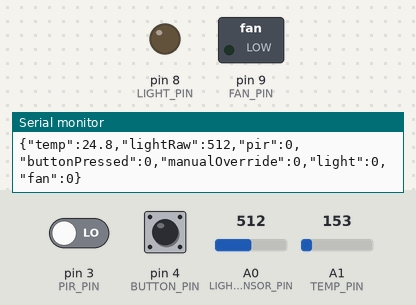
Bench run of a sketch on a simulated Arduino Uno, built with avr-gcc and run on an emulated ATmega328P. Parts: switched loads named in the sketch (green lamp = pin HIGH), output pins drawn as LEDs (lit = HIGH), the last lines printed to the serial monitor. Inputs (shaded band) come from the test bench; at power-on: A1 (TEMP_PIN) = 153, A0 (LIGHT_SENSOR_PIN) = 512, pin 3 (PIR_PIN) LOW, pin 4 (BUTTON_PIN) HIGH.

Above: at 1.2 s.
1.3 s: A1 (TEMP_PIN) set to 180
At 2.2 s:
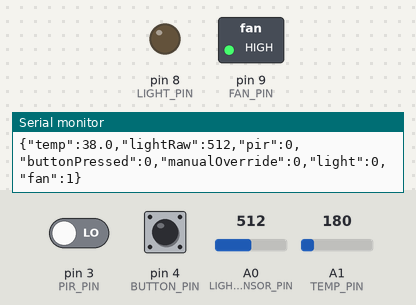
2.8 s: A0 (LIGHT_SENSOR_PIN) set to 312
4.3 s: A0 (LIGHT_SENSOR_PIN) set to 286
At 5.5 s:
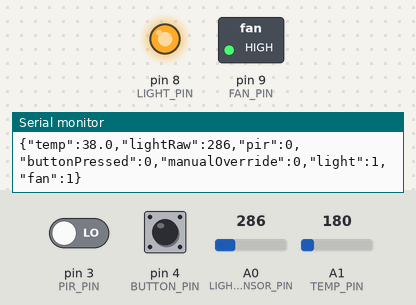
5.8 s: A1 (TEMP_PIN) set to 133
At 6.7 s:
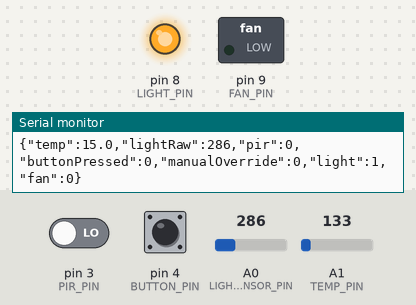
7.3 s: A1 (TEMP_PIN) set to 165
At 7.6 s:
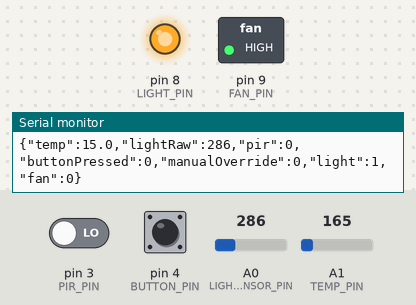
8.8 s: A1 (TEMP_PIN) set to 114
At 10.0 s:
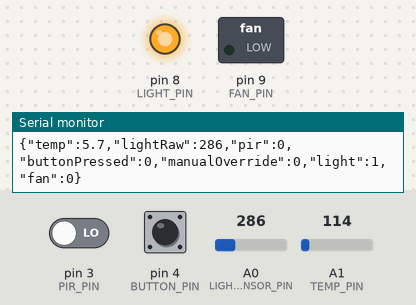
Timing chart, 0 to 11.3 s (numbered marks = the images above; inputs shaded):
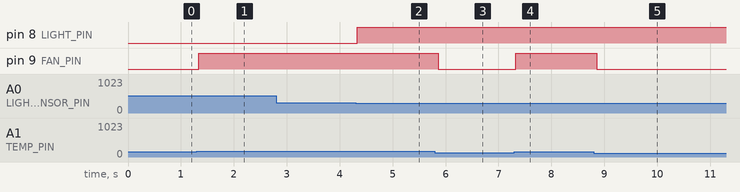

Measured:
- the behaviour switches between 163 and 164 on A1 (TEMP_PIN) (found by bisection; images 0 and 1)
- the behaviour switches between 300 and 299 on A0 (LIGHT_SENSOR_PIN) (found by bisection; images 1 and 2)
- after the input at 1.3 s, pin 9 (FAN_PIN): LOW → HIGH at once
- after the input at 4.3 s, pin 8 (LIGHT_PIN): LOW → HIGH at once
- after the input at 5.8 s, pin 9 (FAN_PIN): HIGH → LOW after 0.06 s
- after the input at 7.3 s, pin 9 (FAN_PIN): LOW → HIGH at once
- after the input at 8.8 s, pin 9 (FAN_PIN): HIGH → LOW after 0.06 s

The sketch:

smart_bms.ino
```cpp
// Smart Home (TinkerCAD) - Final code matching your wiring
// Sensors:
//  - Ambient light phototransistor (collector -> A0, emitter -> GND, collector also -> 10k -> 5V)
//  - TMP36 (middle -> A1, left -> 5V, right -> GND)
//  - PIR OUT -> D3
//  - Pushbutton -> D4 (other side to GND) using INPUT_PULLUP
// Actuators:
//  - Light indicator LED -> D8 (220Ω -> GND)
//  - Fan indicator LED -> D9 (220Ω -> GND)

const int LIGHT_SENSOR_PIN = A0;   // phototransistor collector node
const int TEMP_PIN         = A1;   // TMP36 middle pin
const int PIR_PIN          = 3;    // PIR output
const int BUTTON_PIN       = 4;    // pushbutton (to GND, use INPUT_PULLUP)

const int LIGHT_PIN        = 8;    // Light indicator LED (or relay input if you change later)
const int FAN_PIN          = 9;    // Fan indicator LED

// Button debounce
unsigned long lastDebounceTime = 0;
const unsigned long debounceDelay = 50;
int lastButtonReading = HIGH; // because using INPUT_PULLUP

// Manual override state
bool manualOverride = false;
bool lightState = false; // current light ON/OFF state

unsigned long lastSend = 0;

void setup() {
  Serial.begin(9600);

  pinMode(PIR_PIN, INPUT);
  pinMode(BUTTON_PIN, INPUT_PULLUP); // button to GND

  pinMode(LIGHT_PIN, OUTPUT);
  pinMode(FAN_PIN, OUTPUT);

  digitalWrite(LIGHT_PIN, LOW);
  digitalWrite(FAN_PIN, LOW);
}

void loop() {
  // ---- Read sensors ----
  int lightRaw = analogRead(LIGHT_SENSOR_PIN); // 0..1023 (value varies with light)
  int tempRaw  = analogRead(TEMP_PIN);
  int pirVal   = digitalRead(PIR_PIN);

  // TMP36 conversion: Vout = (tempRaw * 5.0 / 1023); TempC = (Vout - 0.5)*100
  float voltage = tempRaw * (5.0 / 1023.0);
  float temperatureC = (voltage - 0.5) * 100.0;

  // ---- Handle pushbutton (toggle manual override) ----
  int reading = digitalRead(BUTTON_PIN); // HIGH when not pressed, LOW when pressed

  if (reading != lastButtonReading) {
    lastDebounceTime = millis();
  }

  if ((millis() - lastDebounceTime) > debounceDelay) {
    // stable reading
    static int lastStable = HIGH;
    if (reading != lastStable) {
      lastStable = reading;
      if (reading == LOW) { // pressed (because wired to GND)
        // toggle manual override; if entering manual mode, toggle the light state
        manualOverride = !manualOverride;
        if (manualOverride) {
          lightState = !lightState; // flip light when entering manual override
        } else {
          // leaving manual override -> let auto mode decide next loop
        }
      }
    }
  }
  lastButtonReading = reading;

  // ---- Automatic control (only if not in manual override) ----
  if (!manualOverride) {
    // Example logic:
    // - Turn light ON when ambient is low (dark) OR motion detected by PIR
    // - Threshold may need tuning; test in simulator and adjust (e.g., 300)
    if (lightRaw < 300 || pirVal == HIGH) {
      lightState = true;
    } else {
      lightState = false;
    }
  }

  // ---- Fan control by temperature ----
  bool fanState = (temperatureC > 30.0); // change threshold if needed

  // ---- Apply outputs ----
  digitalWrite(LIGHT_PIN, lightState ? HIGH : LOW);
  digitalWrite(FAN_PIN, fanState ? HIGH : LOW);

  // ---- Send status JSON every 1 second ----
  if (millis() - lastSend >= 1000) {
    Serial.print("{\"temp\":");
    Serial.print(temperatureC, 1);
    Serial.print(",\"lightRaw\":");
    Serial.print(lightRaw);
    Serial.print(",\"pir\":");
    Serial.print(pirVal == HIGH ? 1 : 0);
    Serial.print(",\"buttonPressed\":");
    Serial.print(reading == LOW ? 1 : 0);
    Serial.print(",\"manualOverride\":");
    Serial.print(manualOverride ? 1 : 0);
    Serial.print(",\"light\":");
    Serial.print(lightState ? 1 : 0);
    Serial.print(",\"fan\":");
    Serial.print(fanState ? 1 : 0);
    Serial.println("}");
    lastSend = millis();
  }

  delay(100); // small delay to reduce loop frequency
}
```
